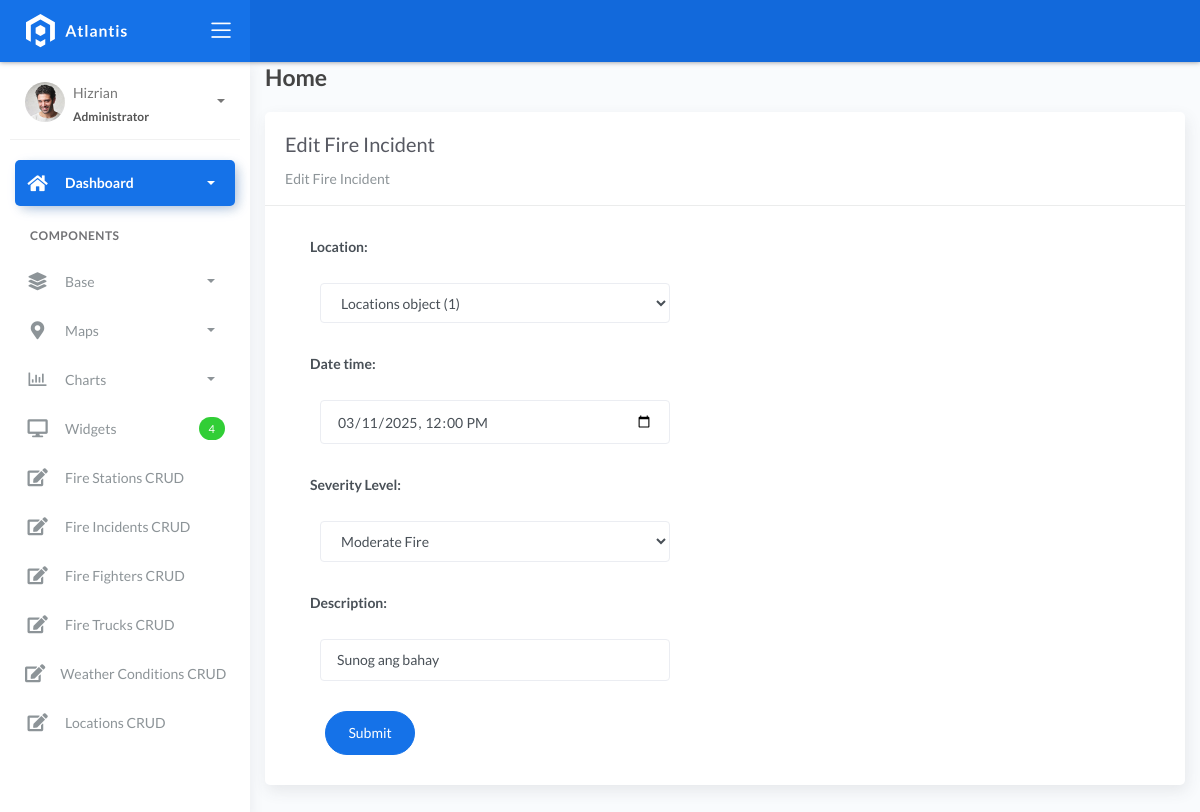
The app's page /incidentlist/1 with its own data.
### fire/models.py (models this page shows)
class BaseModel(models.Model):
    created_at = models.DateTimeField(auto_now_add=True, db_index=True)
    updated_at = models.DateTimeField(auto_now=True)
    class Meta:
        abstract = True

class Incident(BaseModel):
    SEVERITY_CHOICES = (
        ('Minor Fire', 'Minor Fire'),
        ('Moderate Fire', 'Moderate Fire'),
        ('Major Fire', 'Major Fire'),
    )
    location = models.ForeignKey(Locations, on_delete=models.CASCADE)
    date_time = models.DateTimeField(blank=True, null=True)
    severity_level = models.CharField(max_length=45, choices=SEVERITY_CHOICES)
    description = models.CharField(max_length=250)

### fire/views.py (the view, shortened to what this page needs)
# urls.py: path('incidentlist/<pk>', IncidentUpdateView.as_view(), name='incident-update'),
class IncidentUpdateView(UpdateView):
    model = Incident
    form_class = IncidentForm
    template_name = "editincidents.html"
    success_url = reverse_lazy('incident-list')

### fire/forms.py
class IncidentForm(ModelForm):
    date_time = forms.DateTimeField(
        widget=DateTimeInput(attrs={
            'type': 'datetime-local',
            'class': 'form-control',  # You can add any class you need for styling
            'placeholder': 'Select Date and Time',
        })
    )
    class Meta:
        model = Incident
        fields = "__all__"
        labels = {
            'location': 'Location',
            'date_time': 'Date Time',
            'severity_level': 'Severity Level',
            'description': 'Description',
        }

### templates/editincidents.html (shortened to what this page needs)
{% extends 'base.html' %} {% load static %} {% block content %}
<div class="content">
    <div class="container-fluid">
        <h4 class="page-title">Home</h4>
        <div class="row">
            <div class="col-md-12">
                <div class="card">
                    <div class="card-header">
                        <div class="card-title">Edit Fire Incident</div>
                        <div class="card-category">Edit Fire Incident</div>
                    </div>
                    <div class="col-md-6">
                    <div class="card-body">
                        <form action="" method="post" novalidate>
                            {% csrf_token %} {% include 'includes/form.html' %}
                                <div class="form-group">
                                    <div class="col-md-12 col-sm-3">
                                        <button type="submit" class="btn btn-primary btn-rounded">Submit</button>
                                    </div>
                                </div>
                            </div>
                    </div>
                    </div>
                </div>
            </div>
        </div>
    </div>
</div>
{% endblock %}

### templates/includes/form.html (shortened to what this page needs)
{% load widget_tweaks %}
{% for field in form %}
<div class="field item form-group">
    <label>{{ field.label_tag }}</label>
  <div class="form-group">
    {% render_field field class="form-control" %}
  </div>
</div>
{% endfor %}

### records on screen
Incident: location "Locations object (1)" "03/11/2025 12:00" "Moderate Fire" "Sunog ang bahay"

### other values on screen
{{ field.label_tag }} "Location:" "Date time:" "Severity Level:" "Description:"
